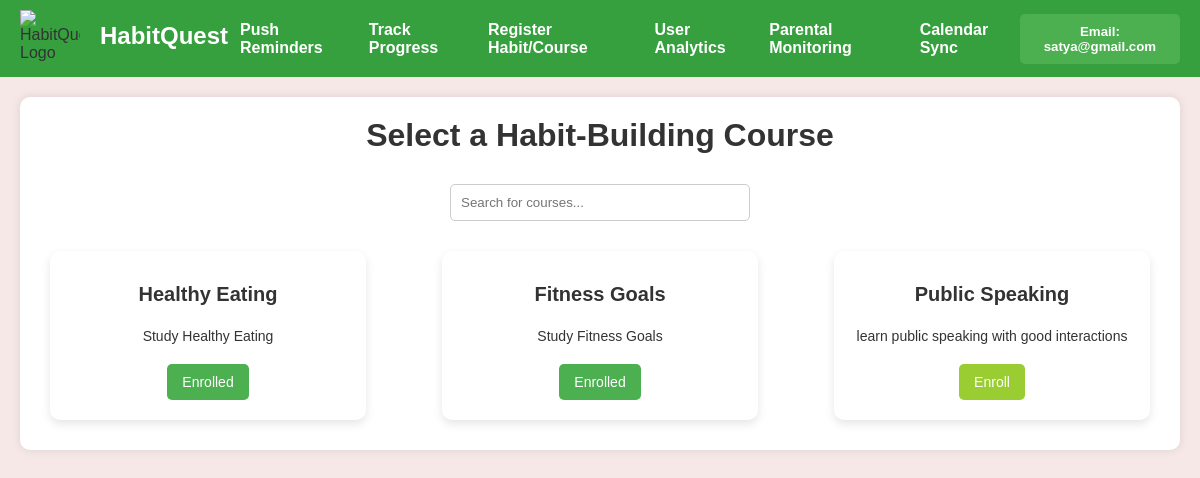
The app's page /courses (signed in) with its own data.
### tables this page shows
CREATE TABLE Habits (
        habit_id INTEGER PRIMARY KEY AUTOINCREMENT,
        user_id INTEGER  NULL,
        habit_name TEXT NOT NULL,
        description TEXT,
        frequency TEXT CHECK(frequency IN ('Daily', 'Weekly')),
        start_date TEXT,
        end_date TEXT,
        status TEXT CHECK(status IN ('Active', 'Inactive')),
        FOREIGN KEY(user_id) REFERENCES Users(user_id) ON DELETE CASCADE
    );

### Main.py (the view)
@app.route('/courses')
def courses():
    conn = get_db_connection()
    cursor = conn.cursor()
    cursor.execute('SELECT * FROM Habits')
    habits = cursor.fetchall()
    courses = []
    cursor.execute('SELECT habit_id FROM Tasks WHERE user_id = ?', (session['user_id'],))
    enrolled_habits = cursor.fetchall()
    enrolled_habit_ids = {habit['habit_id'] for habit in enrolled_habits}
    for habit in habits:
        habit_info = {
            'habit_id': habit['habit_id'],
            'habit_name': habit['habit_name'],
            'description': habit['description'],
            'is_enrolled': habit['habit_id'] in enrolled_habit_ids,
            'is_completed': False
        }
        if habit_info['is_enrolled']:
            cursor.execute('SELECT COUNT(*) as completed_count FROM Tasks WHERE habit_id = ? AND user_id = ? AND status = ?',
                           (habit['habit_id'], session['user_id'], 'Completed'))
            completed_count = cursor.fetchone()['completed_count'] or 0  # Handle None
            cursor.execute('SELECT COUNT(*) as total_tasks FROM Tasks WHERE habit_id = ? AND user_id = ?',
                           (habit['habit_id'], session['user_id']))
            total_tasks = cursor.fetchone()['total_tasks'] or 0  # Handle None
            if completed_count == total_tasks and total_tasks > 0:
                habit_info['is_completed'] = True
        existing_habit = next((course for course in courses if course['habit_name'] == habit_info['habit_name']), None)
        if existing_habit is None:
            courses.append(habit_info)
        elif habit_info['is_enrolled']:
            existing_habit.update(habit_info)
    conn.close()
    return render_template('course.html', courses=courses, user=session)

### Main.py (called while the page is built)
def get_db_connection():
    conn = sqlite3.connect('habit_tracker.db')
    conn.row_factory = sqlite3.Row  # To fetch rows as dictionaries
    return conn

### templates/course.html (shortened to what this page needs)
<!DOCTYPE html>
<html lang="en">
<head>
</head>
<body>
    <div class="navbar">
        <header class="logo-container">
            <img src="https://cdn.builder.io/api/v1/image/assets/TEMP/eb1830b5454e0074642c040444e16c8b4efe38cc3a5289983eba32e185b3736b?placeholderIfAbsent=true&apiKey=aa3f52c3f2244f6ca05b5f4f61461c10" alt="HabitQuest Logo" class="logo-image">
            <a href="{{url_for('index')}}" class="no-underline"><h2>HabitQuest</h2></a>
        </header>
        <div class="nav-links">
            <a href="{{url_for('notification')}}">Push Reminders</a>
            <a href="{{url_for('progress')}}">Track Progress</a>
            <a href="{{url_for('courses')}}">Register Habit/Course</a>
            <a href="{{url_for('user_analysis')}}">User Analytics</a>
            <a href="{{url_for('parental_monitoring')}}">Parental Monitoring</a>
            <a href="{{url_for('sync')}}">Calendar Sync</a>
        </div>
        <div class="dropdown">
            <button class="dropbtn"> <h5 style="align-content: left; color: white;">Email: {{user['email']}}</h5></button>
        </div>
    </div>
    <div class="dashboard-container">
        <h1>Select a Habit-Building Course</h1>
        <div class="search-container">
            <input type="text" id="searchInput" onkeyup="searchCourses()" placeholder="Search for courses...">
        </div>
        <div class="container">
            {% for course in courses %}
            <div class="card">
                <h2>{{ course.habit_name }}</h2>
                <p>{{ course.description }}</p>
                <form action="{{ url_for('enroll', course_name=course.habit_name) }}" method="post">
                    {% if course.is_completed %}
                        <button type="button" class="completed-button">Completed</button>
                    {% elif course.is_enrolled %}
                        <button><a href="{{ url_for('content_delivery', habit_id=course.habit_id) }}" class="enrolled-button">Enrolled</a></button>
                    {% elif not course.is_enrolled %}
                        <button type="submit" class="enroll-button" style="background-color: yellowgreen;">Enroll</button>
                    {% endif %}
                </form>
            </div>
            {% endfor %}
        </div>
    </div>
</body>
</html>

### templates/course.html (style rules this page uses)
* { margin: 0; padding: 0; box-sizing: border-box; }
body { font-family: 'Arial', sans-serif; background-color: #f7e8e8; color: #333; }
.navbar { background-color: #36a03e; display: flex; justify-content: space-between; align-items: center; padding: 10px 20px; }
.nav-links { display: flex; gap: 15px; }
.nav-links a { color: white; text-decoration: none; font-weight: bold; }
.dashboard-container { margin: 20px; padding: 20px; background-color: white; border-radius: 10px; box-shadow: 0 0 10px rgba(0, 0, 0, 0.1); }
h1 { text-align: center; margin-bottom: 30px; color: #333; }
.search-container { text-align: center; margin-bottom: 20px; }
.search-container input { padding: 10px; width: 300px; border: 1px solid #ccc; border-radius: 5px; }
.logo-container { align-self: left; display: flex; gap: 8px; }
.logo-image { aspect-ratio: 1.05; object-fit: contain; width: 60px; }
h2 { padding: 12px; color: white; }
.container { display: flex; flex-wrap: wrap; justify-content: space-between; }
.card { background-color: white; border-radius: 10px; box-shadow: 0 4px 10px rgba(0, 0, 0, 0.1); width: calc(30% - 20px); margin: 10px; padding: 20px; text-align: center; transition: transform 0.2s; }
.card h2 { font-size: 20px; margin-bottom: 10px; color: #333; }
.card p { font-size: 14px; margin-bottom: 20px; }
button { background-color: #4CAF50; color: white; border: none; border-radius: 5px; padding: 10px 15px; cursor: pointer; font-size: 14px; transition: background-color 0.3s; }
.no-underline { text-decoration: none; }
.dropdown { position: relative; display: inline-block; }
.dropbtn { background-color: #4CAF50; color: white; padding: 10px; font-size: 16px; border: none; cursor: pointer; }
.enrolled-button { text-decoration: none; color: inherit; }

### records on screen
Habits: habit_name "Healthy Eating", description "Study Healthy Eating"
Habits: habit_name "Fitness Goals", description "Study Fitness Goals"
Habits: habit_name "Public Speaking", description "learn public speaking with good interactions", shows "Enroll"

### other values on screen
{{ user['email'] }} "satya@gmail.com"
